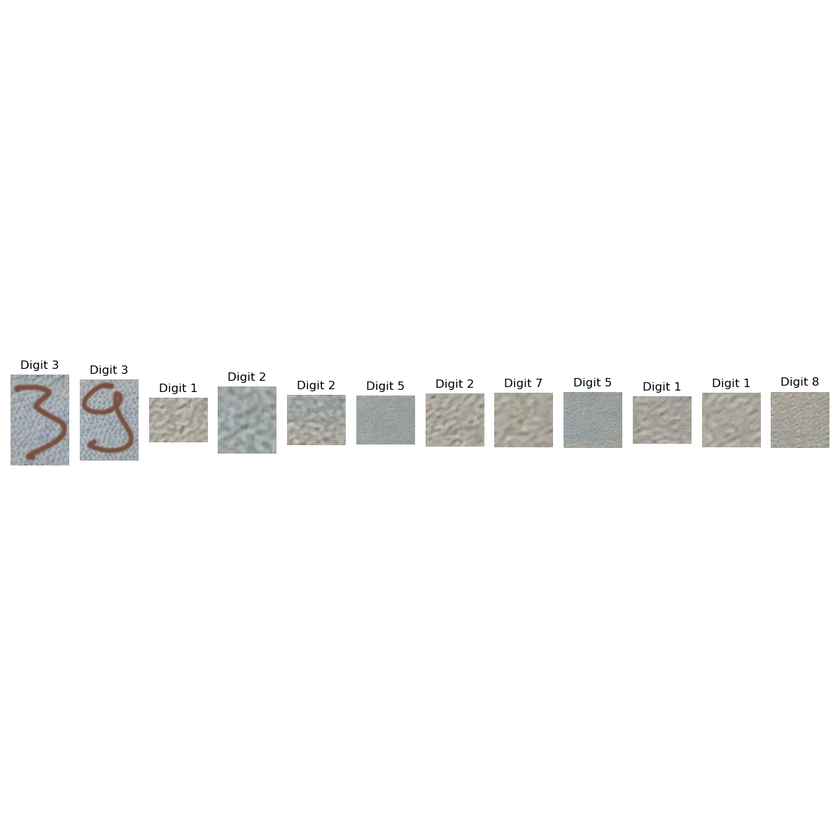
#> input picture digit.png, 840 x 840 px, shrunk from 1200 x 1200 before the run
$ python -i digit_divider.py   (imports and definitions only)
#> lines starting #> are read from the running program, lines starting #| are printed output that depends on the picture; after the words box and inside, x2 and y2 are one past the last pixel; in counts of white or black regions, pixels touching at a corner belong together
#> further down, picture is the input picture: shape (840, 840, 3); mean B, G, R 248.7, 249, 249
import cv2
from PIL import Image
import io
import numpy as np

def is_digit_aspect_ratio(w, h):
    aspect_ratio = float(w) / h
    return aspect_ratio >= 0.3 and aspect_ratio <= 1.5

def extract_digits_and_symbols(image):
    # Convertir a escala de grises
    gray = cv2.cvtColor(image, cv2.COLOR_BGR2GRAY)

    # cv2.imshow("Gray Image", gray)
    # cv2.waitKey(0)

    # Aplicar umbral para obtener una imagen binaria
    _, thresh = cv2.threshold(gray, 0, 255, cv2.THRESH_BINARY_INV + cv2.THRESH_OTSU)
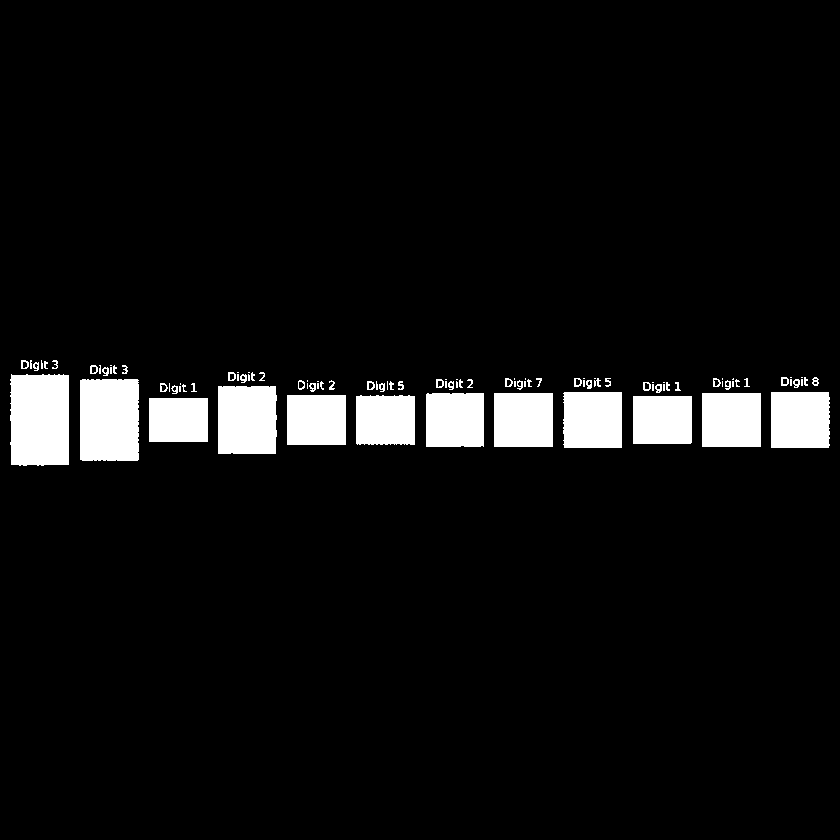
#> thresh: shape (840, 840); 6.1% white; 101 white regions (43 under 20 px)

    # cv2.imshow("Thresh Image", thresh)
    # cv2.waitKey(0)

    # Encontrar contornos externos
    contours, _ = cv2.findContours(thresh.copy(), cv2.RETR_EXTERNAL, cv2.CHAIN_APPROX_SIMPLE)
#> contours = 101 contours, 64 with area under 20; largest, box (x1, y1, x2, y2) and area: (10, 374, 69, 466) 5114, (80, 379, 139, 461) 4662, (218, 386, 277, 454) 3828, (771, 392, 830, 448) 3160, (563, 392, 622, 448) 3151

    # Ordenar los contornos de izquierda a derecha
    contours = sorted(contours, key=lambda c: cv2.boundingRect(c)[0])

    # Lista para almacenar digitos
    digits = []

    # Iterar sobre los contornos
    for contour in contours:
        (x, y, w, h) = cv2.boundingRect(contour)
        # Filtrar contornos por tamaño
        if w >= 40 and h >= 70 and is_digit_aspect_ratio(w, h):
            roi = image[y:y + h, x:x + w]
            digits.append(roi)
#> this loop made 101 passes
#> (x, y, w, h) on passes 2, 3, 4, 5, 6, 7, 9, 10, 11, 14, 15, 17: (21, 360, 8, 9), (30, 360, 2, 9), (33, 362, 6, 9), (41, 360, 2, 9), (44, 361, 4, 8), (52, 360, 6, 9), (90, 365, 8, 9), (99, 365, 2, 9), (102, 367, 7, 9), (113, 365, 4, 9), (122, 365, 6, 9), (160, 383, 8, 9)
#> (contour, x, y, w, h) on passes 12, 13, 16, 18, 20, 21: ([[110, 367], [110, 373], [111, 373], [111, 367]], 110, 367, 2, 7), ([[110, 365], [111, 365]], 110, 365, 2, 1), ([[149, 398], [149, 441], [207, 441], [207, 398]], 149, 398, 59, 44), ([[169, 383], [169, 391]], 169, 383, 1, 9), ([[179, 386], [179, 391], [180, 391], [180, 386]], 179, 386, 2, 6), ([[180, 383], [180, 384]], 180, 383, 1, 2)
#> pass 1, in extract_digits_and_symbols, `roi = image[y:y + h, x:x + w]`:
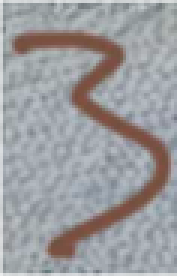
#> roi: shape (92, 59, 3) (shown 3 times larger); mean B, G, R 158.9, 156.2, 156.5
#> after the loop, digits = 2 items

    return digits


def extract_digits_img(image_data):
    # Leer imagen
    image = Image.open(io.BytesIO(image_data))

    # Convertir a formato OpenCV
    image = cv2.cvtColor(np.array(image), cv2.COLOR_RGB2BGR)
#
    original_image = image.copy()

    # cv2.imshow("Original Image", original_image)
    # cv2.waitKey(0)

    # Definir ROI (Region of Interest) %
    roi_top_left_x = 0.65
    roi_top_left_y = 0.2
    roi_width = 0.2
    roi_height = 0.2

    # Extraer ROI
    roi = image[int(roi_top_left_y * image.shape[0]):int((roi_top_left_y + roi_height) * image.shape[0]),
            int(roi_top_left_x * image.shape[1]):int((roi_top_left_x + roi_width) * image.shape[1])]

    # cv2.imshow("ROI", roi)
    # cv2.waitKey(0)

    # # Extract digitos
    digits = extract_digits_and_symbols(roi)


    # Display each digit and symbol
    # for i, roi in enumerate(digits):
    #     # cv2.imwrite(f"digit_{i+1}.jpg", roi)
    #     cv2.imshow(f"Digit {i+1}", roi)
    #     cv2.waitKey(0)  # Reduce wait time for faster display

    # cv2.destroyAllWindows()


    return digits

>>> import cv2
>>> picture = cv2.imread('../digit.png')
>>> result = extract_digits_and_symbols(picture)
#> result = 2 items
